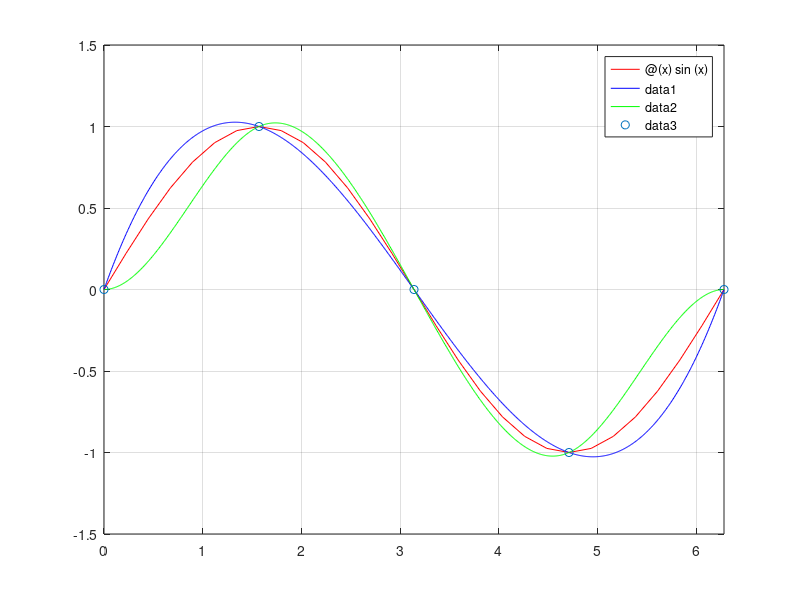

MATLAB code for this plot:
clf;

nodes=[0 pi/2 pi 3*pi/2 2*pi];
values=sin(nodes);

disp("The value of sin(x) at x=pi/4 is:"), disp(sin(pi/4))

cubic_nat_spline=spline(nodes,values,pi/4);
disp("The value of the cubic natural spline at x=pi/4 is"), disp(cubic_nat_spline)

cubic_clamped_spline=spline(nodes,[0 values 0],pi/4);
disp("The value of the cubic clamped spline at x=pi/4 is"), disp(cubic_clamped_spline)

%sine function
f=@(x) sin(x);
fplot(f,[0 2*pi],'r')
hold on;

%nat spline
xx=linspace(0,2*pi,1000);
cubic_nat_spline=spline(nodes,values,xx);
plot(xx, cubic_nat_spline, 'b')

%clamped
xx=linspace(0,2*pi,1000);
cubic_nat_spline=spline(nodes,[0 values 0],xx);
plot(xx, cubic_nat_spline, 'g')

plot(nodes, values, 'o');
grid on;